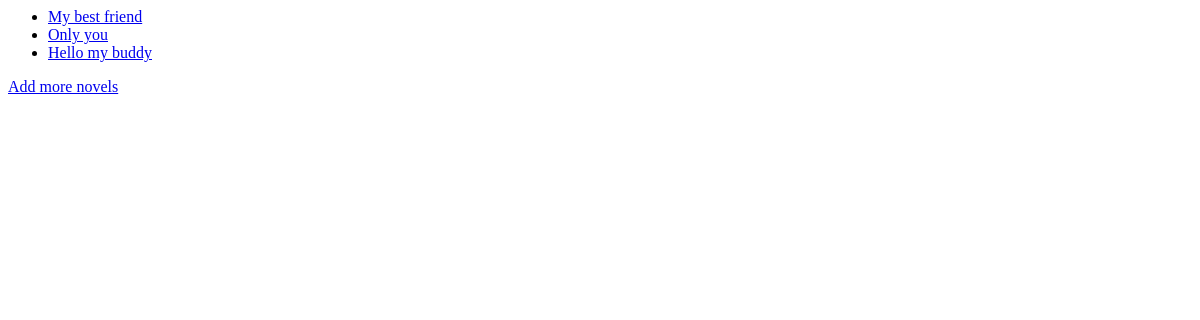
The app's page /novels/, older data.
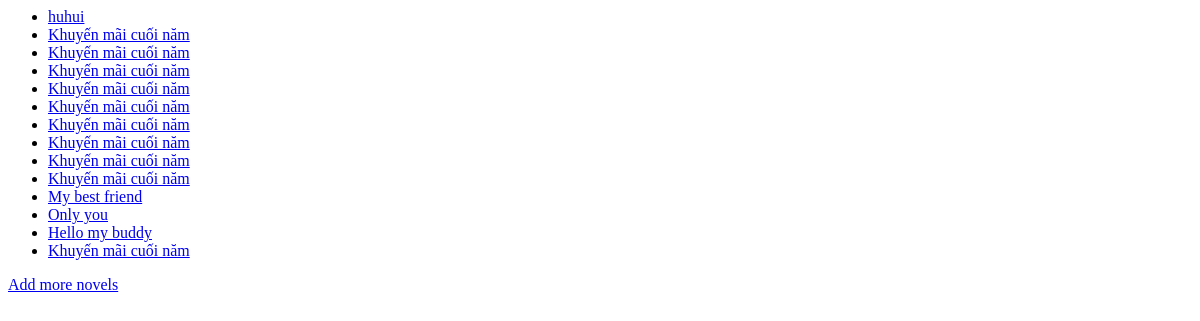
The same page, newer data.
### novels/models.py (models this page shows)
class Novel(models.Model):
    title = models.CharField(max_length=200)
    published_date = models.DateTimeField("date published")
    year= models.IntegerField(default=0)
    status= models.BooleanField(default=True)
    category = models.ForeignKey(Category, on_delete=models.CASCADE,null = True, blank= True)

### novels/views.py (the view)
# urls.py: path("", views.index, name="index"),
def index(request):
    novel_list = Novel.objects.order_by("-published_date").all()
    context = {'novel_list': novel_list}
    return render(request,'novels/index.html' ,context)

### novels/templates/novels/index.html (shortened to what this page needs)
{% if novel_list %}
    <ul>
    {% for novel in novel_list %}
        <li><a href="{% url 'novels:detail' novel.id %}">{{ novel.title }}</a></li>
    {% endfor %}
    </ul>
    <div class="button">
        <a href="{% url 'novels:create_novel' %}">Add more novels</a>
    </div>
{% else %}
    <p>No novels are available.</p>
{% endif %}

Row changes from the older to the newer data that the page shows:
added Novel: title "huhui"
added Novel: title "Khuyến mãi cuối năm"
added Novel: title "Khuyến mãi cuối năm"
added Novel: title "Khuyến mãi cuối năm"
added Novel: title "Khuyến mãi cuối năm"
added Novel: title "Khuyến mãi cuối năm"
added Novel: title "Khuyến mãi cuối năm"
added Novel: title "Khuyến mãi cuối năm"
added Novel: title "Khuyến mãi cuối năm"
added Novel: title "Khuyến mãi cuối năm"
added Novel: title "Khuyến mãi cuối năm"
